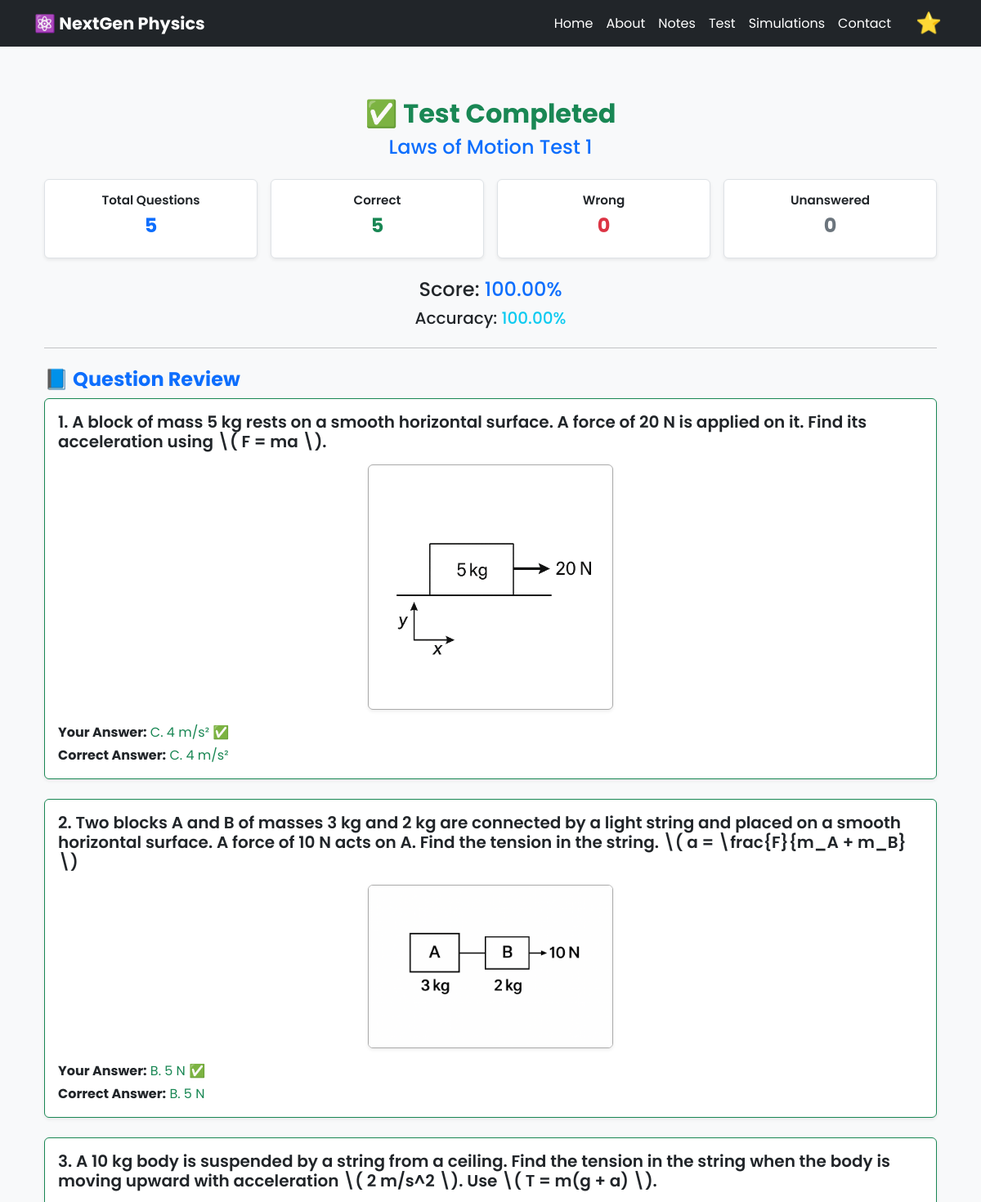
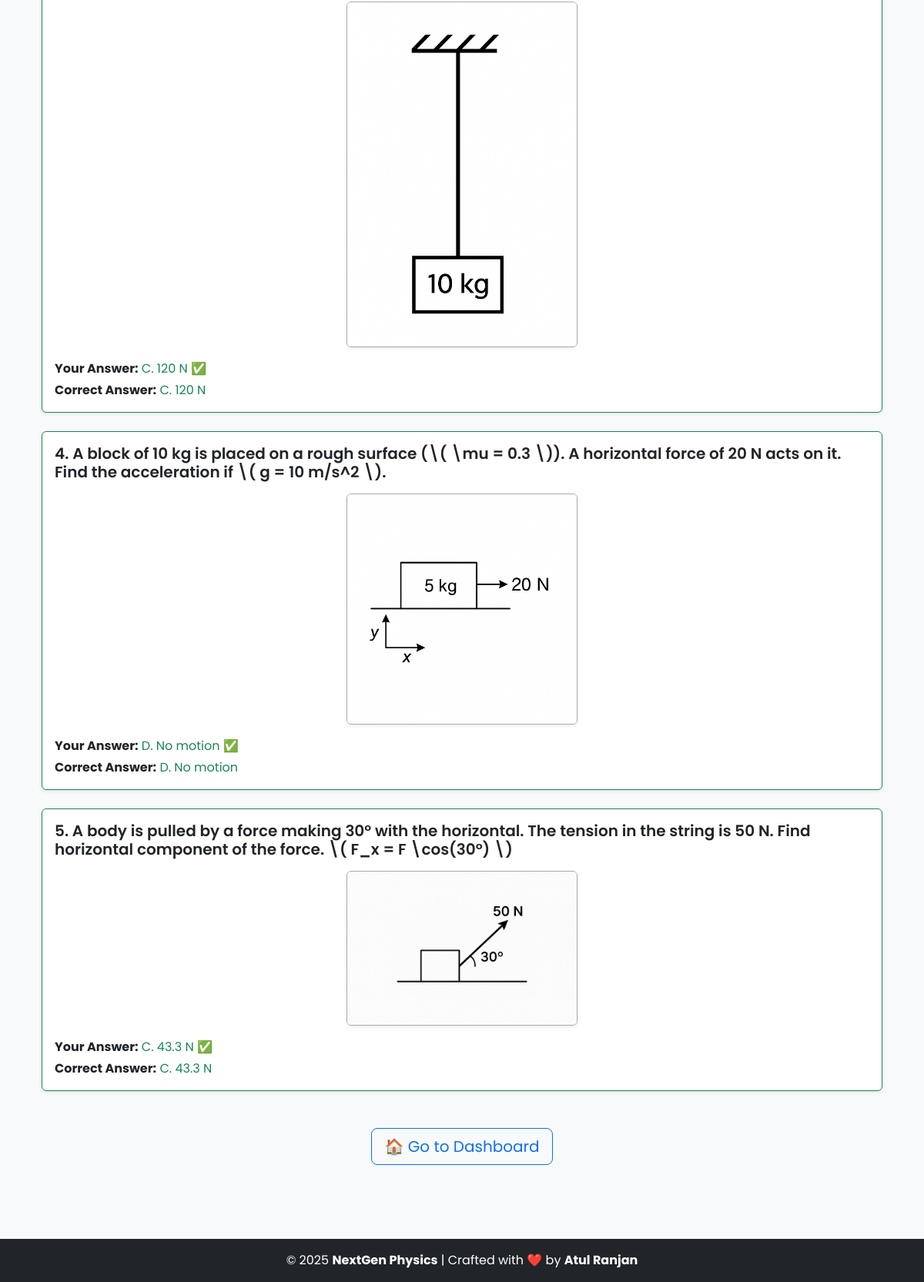
The page /result/46/ on the database its author committed (2 pictures, top to bottom).
### notes/models.py (models this page shows, shortened)
class PhysicsTest(models.Model):
    title = models.CharField(max_length=200)
    description = models.TextField(blank=True)
    date_created = models.DateTimeField(auto_now_add=True)

class TestResult(models.Model):
    session = models.OneToOneField(TestSession, on_delete=models.CASCADE)
    score = models.FloatField()
    accuracy = models.FloatField()
    details = models.JSONField()  # {q_id: {"selected": "B", "correct": "C", "time": 12}}

class Question(models.Model):
    test = models.ForeignKey(PhysicsTest, on_delete=models.CASCADE, related_name="questions")
    question_text = models.TextField()
    image = models.ImageField(upload_to='question_images/', blank=True, null=True)
    option_a = models.TextField()
    option_b = models.TextField()
    option_c = models.TextField()
    option_d = models.TextField()
    correct_option = models.CharField(max_length=1, choices=[
        ('A', 'A'),
        ('B', 'B'),
        ('C', 'C'),
        ('D', 'D'),
    ])

### notes/views.py (the view)
# urls.py: path('result/<int:session_id>/', views.view_result, name='view_result'),
def view_result(request, session_id):
    session = get_object_or_404(TestSession, id=session_id)
    result = get_object_or_404(TestResult, session=session)
    test = session.test
    reviewed_questions = []
    correct = wrong = unanswered = 0
    for q in test.questions.all():
        q_id = str(q.id)
        selected = result.details.get(q_id, {}).get("selected")
        correct_opt = result.details.get(q_id, {}).get("correct")
        options = {
            "A": q.option_a,
            "B": q.option_b,
            "C": q.option_c,
            "D": q.option_d,
        }
        selected_text = options.get(selected, None)
        correct_text = options.get(correct_opt, None)
        if selected is None:
            unanswered += 1
        elif selected == correct_opt:
            correct += 1
        else:
            wrong += 1
        reviewed_questions.append({
            "question": q,
            "selected": selected,
            "selected_text": selected_text,
            "correct": correct_opt,
            "correct_text": correct_text,
            "is_correct": selected == correct_opt if selected else False
        })
    context = {
        "session": session,
        "result": result,
        "test": test,
        "correct": correct,
        "wrong": wrong,
        "unanswered": unanswered,
        "total": test.questions.count(),
        "score": result.score,
        "accuracy": result.accuracy,
        "questions": reviewed_questions,
    }
    return render(request, "notes/result.html", context)

### notes/templates/notes/result.html (shortened to what this page needs)
{% extends "notes/base.html" %}
{% block content %}
<div class="container mt-4">
  <div class="text-center mb-4">
    <h2 class="text-success fw-bold">✅ Test Completed</h2>
    <h4 class="text-primary">{{ test.title }}</h4>
  </div>
  <div class="row mb-4 text-center g-3">
    <div class="col-md-3 col-6">
      <div class="p-3 result-card border rounded shadow-sm">
        <h6>Total Questions</h6>
        <h3 class="text-primary fw-bold">{{ total }}</h3>
      </div>
    </div>
    <div class="col-md-3 col-6">
      <div class="p-3 result-card border rounded shadow-sm">
        <h6>Correct</h6>
        <h3 class="text-success fw-bold">{{ correct }}</h3>
      </div>
    </div>
    <div class="col-md-3 col-6">
      <div class="p-3 result-card border rounded shadow-sm">
        <h6>Wrong</h6>
        <h3 class="text-danger fw-bold">{{ wrong }}</h3>
      </div>
    </div>
    <div class="col-md-3 col-6">
      <div class="p-3 result-card border rounded shadow-sm">
        <h6>Unanswered</h6>
        <h3 class="text-secondary fw-bold">{{ unanswered }}</h3>
      </div>
    </div>
  </div>
  <div class="text-center mb-4">
    <h4>Score: <span class="text-primary">{{ score|floatformat:2 }}%</span></h4>
    <h5>Accuracy: <span class="text-info">{{ accuracy|floatformat:2 }}%</span></h5>
  </div>
  <hr />
  <h4 class="mt-4 text-primary fw-bold">📘 Question Review</h4>
  {% for item in questions %}
  <div
    class="card mb-4 shadow-sm {% if item.is_correct %}border-success{% elif item.selected %}border-danger{% else %}border-secondary{% endif %}">
    <div class="card-body">
      <h5 class="fw-semibold">{{ forloop.counter }}. {{ item.question.question_text|safe }}</h5>
      {% if item.question.image %}
      <div class="text-center my-3">
        <img
          src="{{ item.question.image.url }}"
          alt="Question Image"
          class="result-image img-fluid rounded shadow-sm"
        />
      </div>
      {% endif %}
      <div class="mt-3">
        <p class="mb-1">
          <strong>Your Answer:</strong>
          {% if item.selected %}
            {% if item.is_correct %}
              <span class="text-success">
                {{ item.selected }}. {{ item.selected_text }} ✅
              </span>
            {% else %}
              <span class="text-danger">
                {{ item.selected }}. {{ item.selected_text }} ❌
              </span>
            {% endif %}
          {% else %}
            <span class="text-secondary">Not Attempted ⏳</span>
          {% endif %}
        </p>
        <p class="mb-0">
          <strong>Correct Answer:</strong>
          <span class="text-success">
            {{ item.correct }}. {{ item.correct_text }}
          </span>
        </p>
      </div>
    </div>
  </div>
  {% empty %}
  <p class="text-center text-muted mt-4">No questions found for this test.</p>
  {% endfor %}
<div class="text-center mt-5 mb-5">
  <a href="{% url 'dashboard' %}" class="btn btn-outline-primary btn-lg">
    🏠 Go to Dashboard
  </a>
</div>
{% endblock %}

### notes/templates/notes/base.html (style rules this page uses)
:root { --bg-color: #f8f9fa; --text-color: #212529; --card-bg: #ffffff; --nav-bg: #212529; --nav-text: #ffffff; }
body { font-family: "Poppins", sans-serif; background-color: var(--bg-color); color: var(--text-color); transition: background-color 0.4s ease, color 0.4s ease; animation: fadeIn 0.5s ease-in; }
.question-card, .result-card { background-color: var(--card-bg); color: var(--text-color); border-radius: 10px; transition: background-color 0.4s ease, color 0.4s ease; }
.question-card img, .result-image { display: block; margin: 15px auto; max-width: 420px; height: auto; border-radius: 8px; border: 1px solid #555; box-shadow: 0 0 8px rgba(0, 0, 0, 0.25); transition: transform 0.2s ease-in-out, filter 0.4s ease-in-out; }

### notes/templates/notes/result.html (style rules this page uses)
.result-card { background-color: var(--card-bg); color: var(--text-color); transition: background-color 0.4s ease, color 0.4s ease; }
.result-image { display: block; margin: 10px auto; width: auto !important; max-width: 300px !important; height: auto; border: 1px solid #aaa; border-radius: 8px; box-shadow: 0 0 10px rgba(168, 23, 23, 0.2); transition: transform 0.2s ease-in-out; }
.result-card h6 { font-weight: 600; font-size: 0.95rem; }
.result-card h3 { font-size: 1.5rem; }

### rows shown on the page
PhysicsTest: title "Laws of Motion Test 1"
TestResult: score "100.00", accuracy "100.00"
Question: question.question_text "A block of mass 5 kg rests on a smooth horizontal surface. A force of 20 N is applied on it. Find its acceleration using \\( F = ma \\).", question.image (picture), selected "C", selected_text "4 m/s²", correct "C", correct_text "4 m/s²"
Question: question.question_text "Two blocks A and B of masses 3 kg and 2 kg are connected by a light string and placed on a smooth horizontal surface. A force of 10 N acts on A. Find the tension in the string. \\( a = \\frac{F}{m_A + m_B} \\)", question.image (picture), selected "B", selected_text "5 N", correct "B", correct_text "5 N"
Question: question.question_text "A 10 kg body is suspended by a string from a ceiling. Find the tension in the string when the body is moving upward with acceleration \\( 2 m/s^2 \\). Use \\( T = m(g + a) \\).", question.image (picture), selected "C", selected_text "120 N", correct "C", correct_text "120 N"
Question: question.question_text "A block of 10 kg is placed on a rough surface (\\( \\mu = 0.3 \\)). A horizontal force of 20 N acts on it. Find the acceleration if \\( g = 10 m/s^2 \\).", question.image (picture), selected "D", selected_text "No motion", correct "D", correct_text "No motion"
Question: question.question_text "A body is pulled by a force making 30° with the horizontal. The tension in the string is 50 N. Find horizontal component of the force. \\( F_x = F \\cos(30°) \\)", question.image (picture), selected "C", selected_text "43.3 N", correct "C", correct_text "43.3 N"

### other values the page prints
{{ total }} "5"
{{ correct }} "5"
{{ wrong }} "0"
{{ unanswered }} "0"
